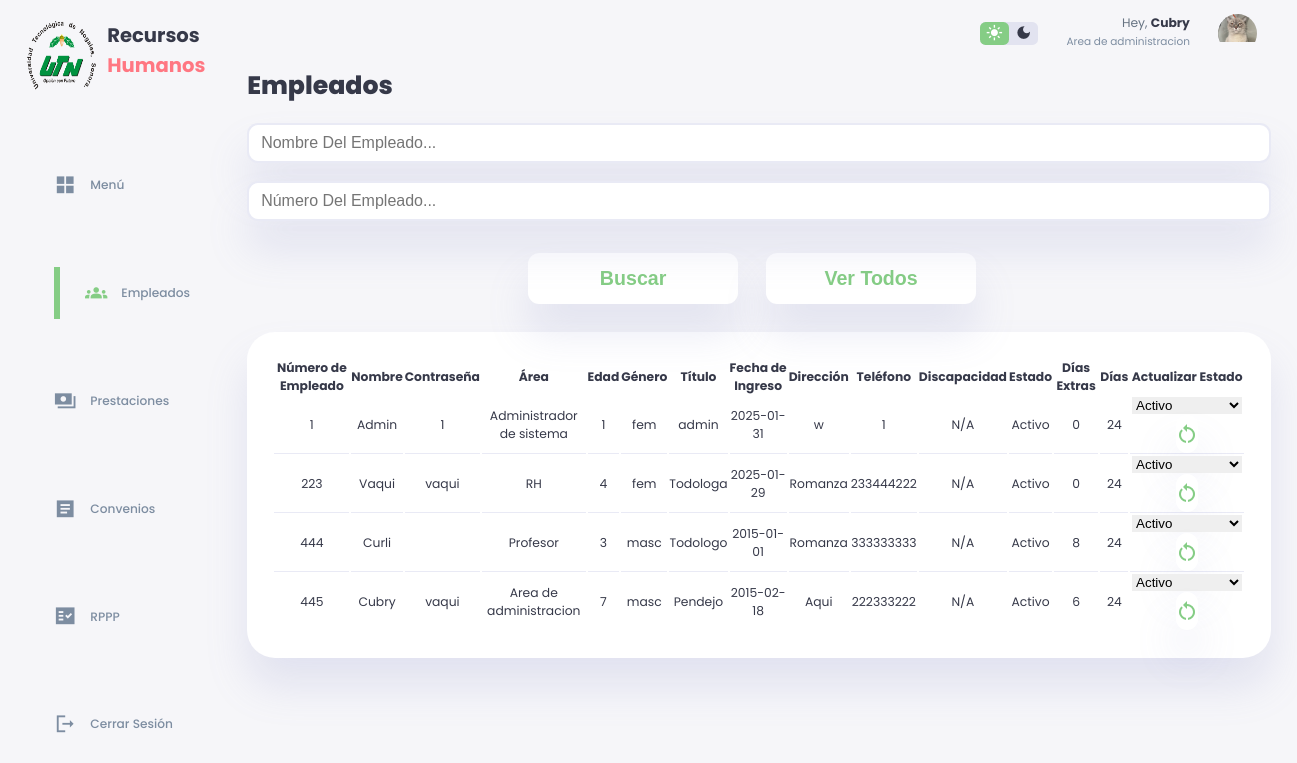
The page /empleados.php (signed in) on the database as committed earlier.
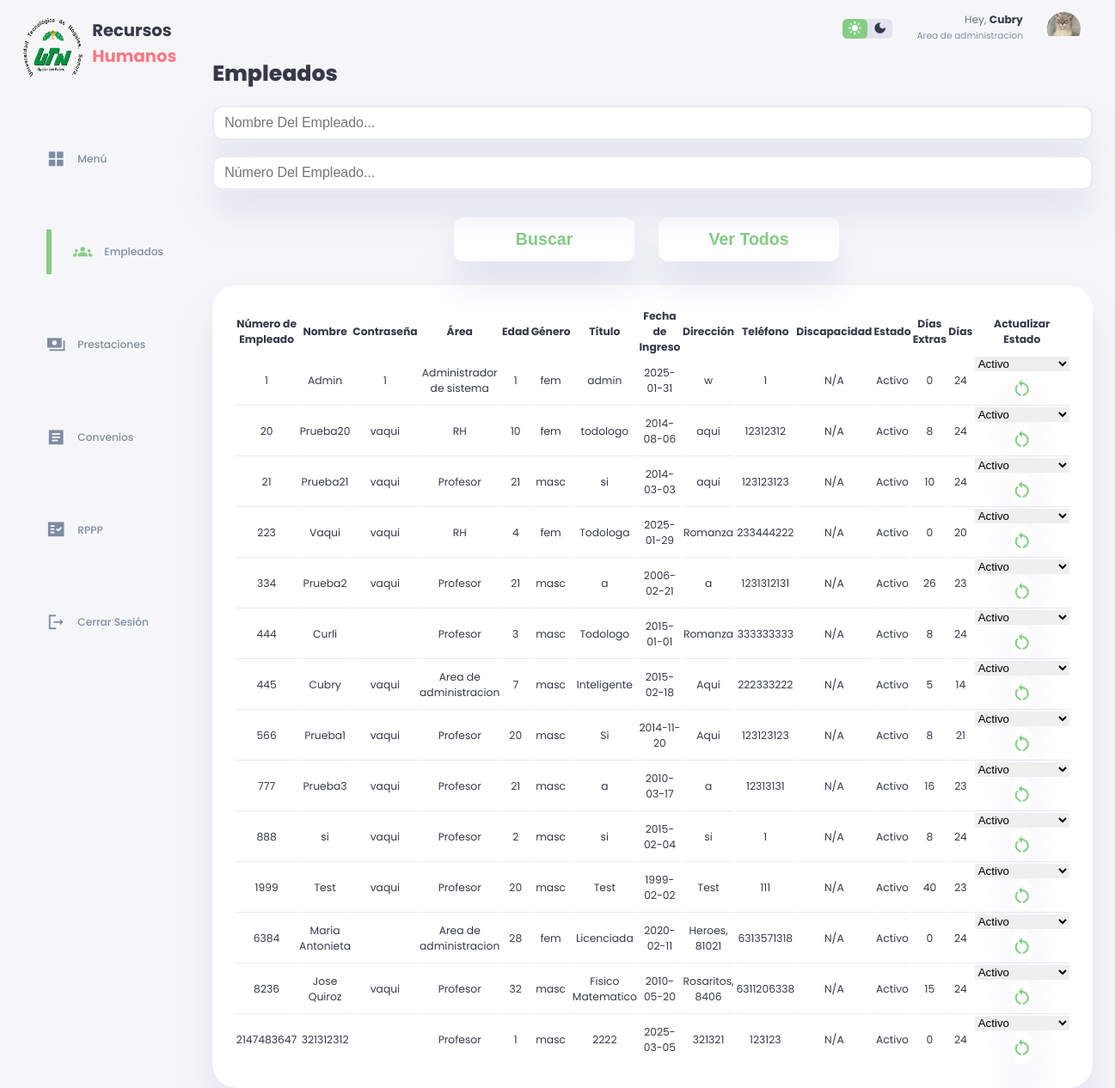
The same page on the database as committed later.
### tables this page shows
CREATE TABLE `empleado` (
  `Numero_Empleado` int(20) NOT NULL,
  `Nombre_Empleado` varchar(30) NOT NULL,
  `Contraseña_Empleado` varchar(20) DEFAULT '',
  `Area` varchar(30) NOT NULL,
  `Edad` int(3) NOT NULL,
  `Genero` varchar(12) NOT NULL,
  `Titulo` varchar(50) NOT NULL,
  `Fecha_Ingreso` date NOT NULL DEFAULT current_timestamp(),
  `Direccion` varchar(200) NOT NULL,
  `Telefono` varchar(12) NOT NULL,
  `Discapacidad` varchar(50) NOT NULL DEFAULT 'N/A',
  `Estado` varchar(30) NOT NULL DEFAULT 'Activo',
  `Dias_Extras` int(2) NOT NULL DEFAULT 0,
  `Dias` int(2) NOT NULL DEFAULT 24
);

### empleados.php (the view, shortened to what this page needs)
<!DOCTYPE html>
<html lang="en">
<head>
    <link rel="stylesheet" href="./styleEmpleado.css">
</head>
<body>
  <div class="container">
        <aside>
            <div class="top">
                <div class="logo">
                        <img src="./images/logo.png.png">
                        <h2>Recursos<span class="danger">
                            Humanos</span> </h2>
                </div>
            </div>
            <div class="sidebar">
                <a href="index.php">
                    <span class="material-icons-sharp">grid_view</span>
                    <h3>Menú</h3>
                </a>
                <a href="empleados.php" class="active">
                    <span class="material-icons-sharp">groups</span>
                    <h3>Empleados</h3>
                </a>
                <a href="solicitudesprestaciones.php">
                    <span class="material-icons-sharp">payments</span>
                    <h3>Prestaciones</h3>
                </a>
                <a href="convenioNuevo.php">
                    <span class="material-icons-sharp">article</span>
                    <h3>Convenios</h3>
                </a>
                <a href="RPPP.php">
                    <span class="material-icons-sharp">fact_check</span>
                    <h3>RPPP</h3>
                </a>
                <a href="#" onclick="event.preventDefault(); document.getElementById('logout-form').submit();">
                    <span class="material-icons-sharp">logout</span>
                    <h3>Cerrar Sesión</h3>
                </a>
            </div>
        </aside>
    <div class="contenido">
            <div class="top">
                <div class="theme-toggler">
                    <span class="material-icons-sharp active">light_mode</span>
                    <span class="material-icons-sharp">dark_mode</span>
                </div>
                <div class="profile">
                    <div class="info">
                    <?php
                    echo '<p>Hey, <b>'.htmlspecialchars($_SESSION['Nombre_Empleado']).'</b></p>
                        <small class="text-muted">'.htmlspecialchars($_SESSION['Area']).'</small>';
                    ?>
                    </div>
                    <div class="profile-photo">
                        <img src="./images/profile-1.jpg.jpeg">
                    </div>
                </div>
            </div>
    <div class="contenido">
        <h1>Empleados</h1>
        <br>
        <form action="" method="post">
            <input type="text" id="nombre" name="nombre" class="search-input" placeholder="Nombre Del Empleado..." />
            <br>
            <br>
            <input type="text" id="numero" name="numero" class="search-input" placeholder="Número Del Empleado..." />
            <br>
            <br>
            <div class="button-container">
            <button type="submit"><h2>Buscar</h2></button>
            <br>
            <br>
            <button type="button" onclick="window.location.href='empleados.php'"><h2>Ver Todos</h2></button>
            <br>
            </div>
        </form>
        <?php
        require_once("conn.php");
        if ($_SERVER["REQUEST_METHOD"] == "POST") {
            $nombre = $_POST["nombre"];
            $numero = $_POST["numero"];
            if (!empty($nombre)) {
                $query = $conn->prepare("SELECT * FROM empleado WHERE Nombre_Empleado LIKE ?");
                $nombre = "%" . $nombre . "%";
                $query->bind_param("s", $nombre);
            } else if (!empty($numero)) {
                $query = $conn->prepare("SELECT * FROM empleado WHERE Numero_Empleado = ?");
                $query->bind_param("i", $numero);
            } else {
                $query = $conn->prepare("SELECT * FROM empleado");
            }
        } else {
            $query = $conn->prepare("SELECT * FROM empleado");
        }
        $query->execute();
        $result = $query->get_result();
        if ($result->num_rows > 0) {
            echo '<main>';
            echo '<div class="prestamos-recientes">';
            echo '<table class="table">';
            echo '<thead>';
            echo '<tr>';
            echo '<th>Número de Empleado</th>';
            echo '<th>Nombre</th>';
            echo '<th>Contraseña</th>';
            echo '<th>Área</th>';
            echo '<th>Edad</th>';
            echo '<th>Género</th>';
            echo '<th>Título</th>';
            echo '<th>Fecha de Ingreso</th>';
            echo '<th>Dirección</th>';
            echo '<th>Teléfono</th>';
            echo '<th>Discapacidad</th>';
            echo '<th>Estado</th>';
            echo '<th>Días Extras</th>';
            echo '<th>Días</th>';
            echo '<th>Actualizar Estado</th>';
            echo '</tr>';
            echo '</thead>';
            echo '<tbody>';
            while ($row = $result->fetch_assoc()) {
                echo '<tr>';
                echo '<td>' . htmlspecialchars($row['Numero_Empleado']) . '</td>';
                echo '<td>' . htmlspecialchars($row['Nombre_Empleado']) . '</td>';
                echo '<td>' . htmlspecialchars($row['Contraseña_Empleado']) . '</td>';
                echo '<td>' . htmlspecialchars($row['Area']) . '</td>';
                echo '<td>' . htmlspecialchars($row['Edad']) . '</td>';
                echo '<td>' . htmlspecialchars($row['Genero']) . '</td>';
                echo '<td>' . htmlspecialchars($row['Titulo']) . '</td>';
                echo '<td>' . htmlspecialchars($row['Fecha_Ingreso']) . '</td>';
                echo '<td>' . htmlspecialchars($row['Direccion']) . '</td>';
                echo '<td>' . htmlspecialchars($row['Telefono']) . '</td>';
                echo '<td>' . htmlspecialchars($row['Discapacidad']) . '</td>';
                echo '<td>' . htmlspecialchars($row['Estado']) . '</td>';
                echo '<td>' . htmlspecialchars($row['Dias_Extras']) . '</td>';
                echo '<td>' . htmlspecialchars($row['Dias']) . '</td>';
                echo '<td>';
                echo '<form action="" method="post">';
                echo '<div class="button.act-container">';
                echo '<select name="Estado">';
                echo '<option value="Activo">Activo</option>';
                echo '</select>';
                echo '<button type="submit" id="mas_chico" class="act"><span class="material-icons-sharp">
                restart_alt
                </span></button>';
                echo '</div>';
                echo '</form>';
                echo '</td>';
                echo '</tr>';
            }
            echo '</tbody>';
            echo '</table>';
            echo '</div>';
            echo '</main>';
        } else {
            echo '<p>No se encontraron empleados.</p>';
        }
        ?>
</body>
</html>

Rows that differ between the two databases and show on the page:
added empleado: Numero_Empleado "20", Nombre_Empleado "Prueba20", Contraseña_Empleado "vaqui", Area "RH", Edad "10", Genero "fem", Titulo "todologo", Fecha_Ingreso "2014-08-06", Direccion "aqui", Telefono "12312312", Discapacidad "N/A", Estado "Activo", Dias_Extras "8", Dias "24"
added empleado: Numero_Empleado "21", Nombre_Empleado "Prueba21", Contraseña_Empleado "vaqui", Area "Profesor", Edad "21", Genero "masc", Titulo "si", Fecha_Ingreso "2014-03-03", Direccion "aqui", Telefono "123123123", Discapacidad "N/A", Estado "Activo", Dias_Extras "10", Dias "24"
changed empleado "Vaqui": Dias "24" → "20"
added empleado: Numero_Empleado "334", Nombre_Empleado "Prueba2", Contraseña_Empleado "vaqui", Area "Profesor", Edad "21", Genero "masc", Titulo "a", Fecha_Ingreso "2006-02-21", Direccion "a", Telefono "1231312131", Discapacidad "N/A", Estado "Activo", Dias_Extras "26", Dias "23"
changed empleado "Cubry": Titulo "Pendejo" → "Inteligente"; Dias_Extras "6" → "5"; Dias "24" → "14"
added empleado: Numero_Empleado "566", Nombre_Empleado "Prueba1", Contraseña_Empleado "vaqui", Area "Profesor", Edad "20", Genero "masc", Titulo "Si", Fecha_Ingreso "2014-11-20", Direccion "Aqui", Telefono "123123123", Discapacidad "N/A", Estado "Activo", Dias_Extras "8", Dias "21"
added empleado: Numero_Empleado "777", Nombre_Empleado "Prueba3", Contraseña_Empleado "vaqui", Area "Profesor", Edad "21", Genero "masc", Titulo "a", Fecha_Ingreso "2010-03-17", Direccion "a", Telefono "12313131", Discapacidad "N/A", Estado "Activo", Dias_Extras "16", Dias "23"
added empleado: Numero_Empleado "888", Nombre_Empleado "si", Contraseña_Empleado "vaqui", Area "Profesor", Edad "2", Genero "masc", Titulo "si", Fecha_Ingreso "2015-02-04", Direccion "si", Telefono "1", Discapacidad "N/A", Estado "Activo", Dias_Extras "8", Dias "24"
added empleado: Numero_Empleado "1999", Nombre_Empleado "Test", Contraseña_Empleado "vaqui", Area "Profesor", Edad "20", Genero "masc", Titulo "Test", Fecha_Ingreso "1999-02-02", Direccion "Test", Telefono "111", Discapacidad "N/A", Estado "Activo", Dias_Extras "40", Dias "23"
added empleado: Numero_Empleado "6384", Nombre_Empleado "Maria Antonieta", Area "Area de administracion", Edad "28", Genero "fem", Titulo "Licenciada", Fecha_Ingreso "2020-02-11", Direccion "Heroes, 81021", Telefono "6313571318", Discapacidad "N/A", Estado "Activo", Dias_Extras "0", Dias "24"
added empleado: Numero_Empleado "8236", Nombre_Empleado "Jose Quiroz", Contraseña_Empleado "vaqui", Area "Profesor", Edad "32", Genero "masc", Titulo "Fisico Matematico", Fecha_Ingreso "2010-05-20", Direccion "Rosaritos, 8406", Telefono "6311206338", Discapacidad "N/A", Estado "Activo", Dias_Extras "15", Dias "24"
added empleado: Numero_Empleado "2147483647", Nombre_Empleado "321312312", Area "Profesor", Edad "1", Genero "masc", Titulo "2222", Fecha_Ingreso "2025-03-05", Direccion "321321", Telefono "123123", Discapacidad "N/A", Estado "Activo", Dias_Extras "0", Dias "24"
